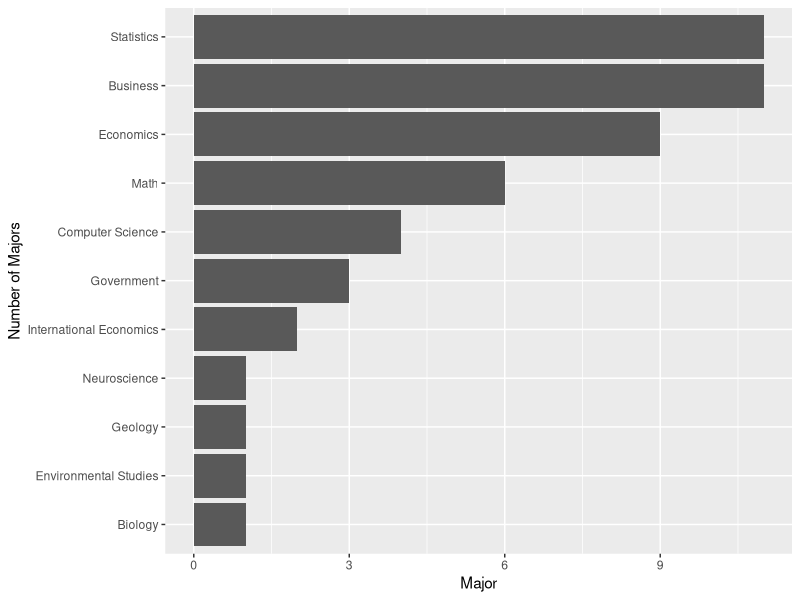
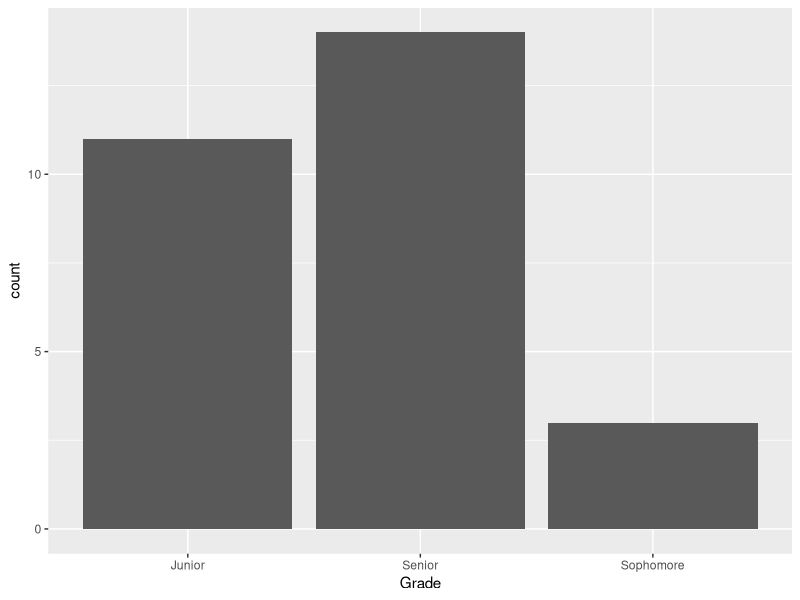
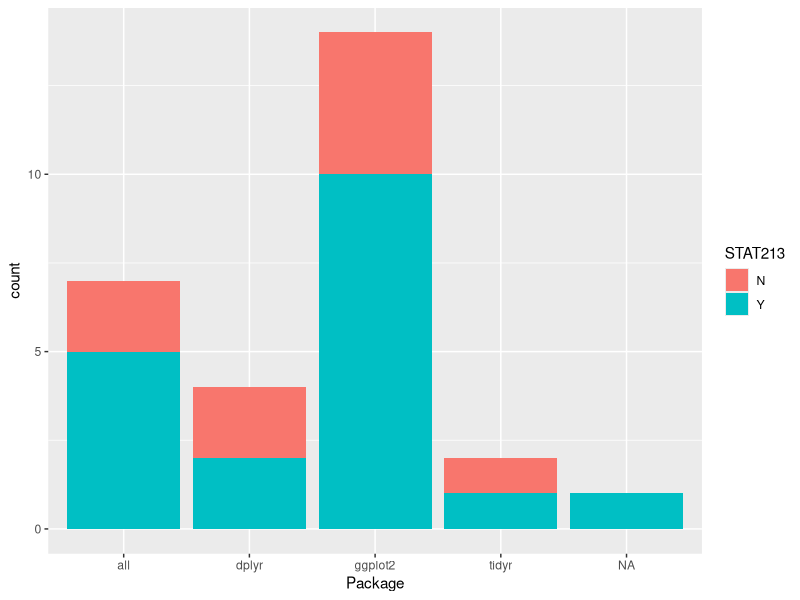
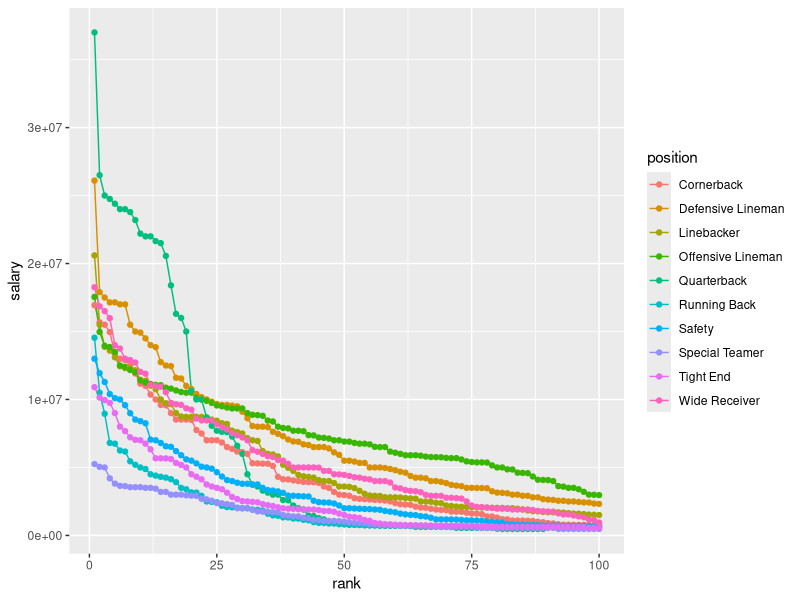
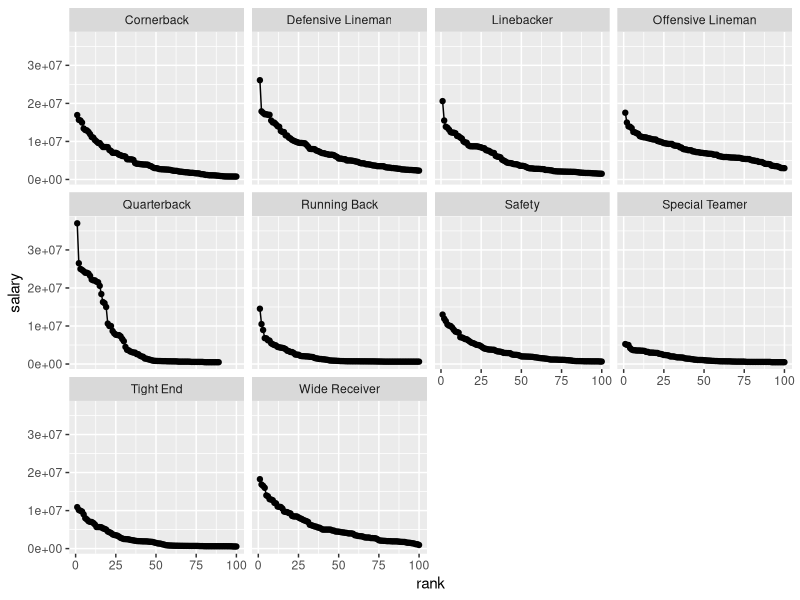

Reproduce these figures in R, in order.
## ---- chunk 1
knitr::opts_chunk$set(echo = TRUE, message = FALSE, warning = FALSE,
  results = "hide", fig.keep = "none")
## ---- chunk 2
library(tidyverse)
df <- tibble(section = c("STAT113-01", "STAT113-02"), 
       nstudents = c(4, 28),
       average_score = c(96, 82))
head(df)
## ---- chunk 3
df %>% summarise(meanscore = mean(average_score))
## ---- chunk 4
df %>% mutate(total_score = nstudents * average_score) %>%
  summarise(total_score_all = sum(total_score),
            total_students = sum(nstudents)) %>%
  mutate(avg_score = total_score_all / total_students) %>%
  select(avg_score)
## ---- chunk 5
library(tidyverse)
datasci_df <- read_csv("data_science_students.csv")
## ---- chunk 6
datasci_long <- datasci_df %>% pivot_longer(c(Major1, Major2),
                            names_to = "Major_Type", 
                            values_to = "Major")
datasci_long %>% filter(Major == "Statistics") %>%
  summarise(countstat = n())
## ---- chunk 7
datasci_long %>% group_by(Major) %>%
  summarise(countn = n()) %>%
  arrange(desc(countn))
## ---- chunk 8
datasci_long <- datasci_long %>% mutate(Major2 = if_else(Major == "Mathematics",
                                         true = "Math", 
                                         false = Major)) %>%
  filter(!is.na(Major2))
datasci_plot <- datasci_long %>% group_by(Major2) %>%
  summarise(countn = n()) %>%
  arrange(desc(countn)) %>%
  mutate(Major_fct = fct_reorder(Major2, countn))
ggplot(datasci_plot, aes(x = Major_fct, y = countn)) +
  geom_col() +
  coord_flip() +
  xlab("Number of Majors") + ylab("Major")
## ---- chunk 9
ggplot(data = datasci_df, aes(x = Grade)) +
  geom_bar()
## ---- chunk 10
ggplot(data = datasci_df, aes(x = Package)) +
  geom_bar(aes(fill = STAT213))
## ---- chunk 11
tennis_df <- read_csv("tennis.csv")
head(tennis_df)

tennis_small <- tennis_df %>% select(player, tour, surface, height, age, ace,
  doublefault, bpsaved, bpfaced, rank, win) %>% mutate(win = case_when(win == "winner_name" ~ "Winner",
  win == "loser_name" ~ "Loser"))
## ---- chunk 12
tennis_ace <- tennis_small %>% filter(tour == "WTA") %>%
  mutate(ace8 = if_else(ace >= 8, true = 1, false = 0)) %>%
  group_by(player) %>%
  summarise(tot8 = sum(ace8)) %>%
  filter(tot8 == 1)

test <- tennis_small %>% filter(tour == "WTA") %>%
  filter(rank <= 10 | age > 29) %>%
  filter(!is.na(height) == TRUE) %>%
  filter(player %in% tennis_ace$player) %>%
  filter(ace >= 8 & win == "Loser" & surface == "Hard") %>%
  select(player)
## ---- chunk 13
nfl_df <- read_csv("nfl_salary.csv")
head(nfl_df)
## ---- chunk 14
nfl_long <- nfl_df %>% pivot_longer(c(2, 3, 4, 5, 6, 7, 8, 9, 10, 11),
  names_to = "position", values_to = "salary")
nfl_long <- nfl_long %>% group_by(position, year) %>%
  mutate(rank = rank(desc(salary), ties.method = "first"))
## ---- chunk 15
nfl_2018 <- nfl_long %>% filter(year == 2018) 
ggplot(data = nfl_2018, aes(x = rank, y = salary, colour = position)) + 
  geom_line() + geom_point()

ggplot(data = nfl_2018, aes(x = rank, y = salary)) +
  geom_line() + geom_point() + 
  facet_wrap( ~ position)
## because each team only has 1 starting quarterback. Other positions tend
## to switch out more (wide receiver, running back) or have more than 
## one starter (offensive lineman, linebacker)
